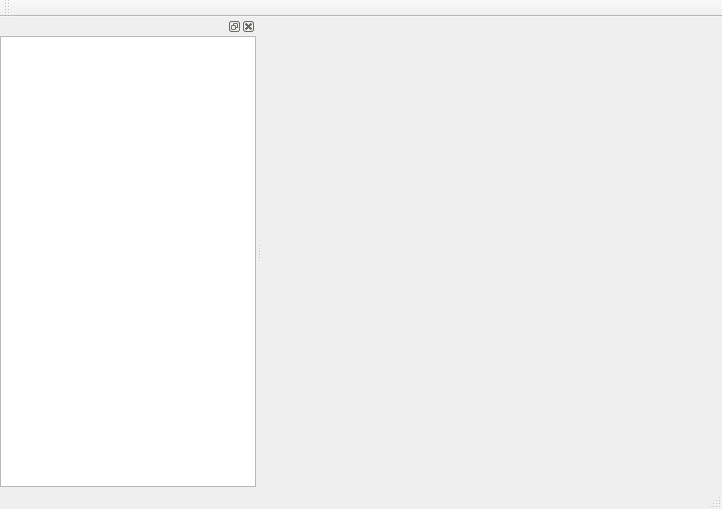
<?xml version="1.0" encoding="UTF-8"?>
<ui version="4.0">
 <class>MainWindow</class>
 <widget class="QMainWindow" name="MainWindow">
  <property name="geometry">
   <rect>
    <x>0</x>
    <y>0</y>
    <width>722</width>
    <height>509</height>
   </rect>
  </property>
  <property name="windowTitle">
   <string>MIDI Blocks</string>
  </property>
  <property name="windowOpacity">
   <double>1.000000000000000</double>
  </property>
  <widget class="QWidget" name="centralWidget">
   <layout class="QVBoxLayout" name="verticalLayout_2"/>
  </widget>
  <widget class="QMenuBar" name="menuBar">
   <property name="geometry">
    <rect>
     <x>0</x>
     <y>0</y>
     <width>722</width>
     <height>25</height>
    </rect>
   </property>
  </widget>
  <widget class="QToolBar" name="mainToolBar">
   <attribute name="toolBarArea">
    <enum>TopToolBarArea</enum>
   </attribute>
   <attribute name="toolBarBreak">
    <bool>false</bool>
   </attribute>
  </widget>
  <widget class="QStatusBar" name="statusBar"/>
  <widget class="QDockWidget" name="dockWidget">
   <attribute name="dockWidgetArea">
    <number>1</number>
   </attribute>
   <widget class="QWidget" name="dockWidgetContents">
    <layout class="QVBoxLayout" name="verticalLayout">
     <property name="margin">
      <number>0</number>
     </property>
     <item>
      <widget class="QListView" name="lv_plugins">
       <property name="editTriggers">
        <set>QAbstractItemView::NoEditTriggers</set>
       </property>
       <property name="dragEnabled">
        <bool>true</bool>
       </property>
       <property name="dragDropMode">
        <enum>QAbstractItemView::DragOnly</enum>
       </property>
       <property name="alternatingRowColors">
        <bool>false</bool>
       </property>
      </widget>
     </item>
    </layout>
   </widget>
  </widget>
 </widget>
 <layoutdefault spacing="6" margin="11"/>
 <resources/>
 <connections/>
</ui>
